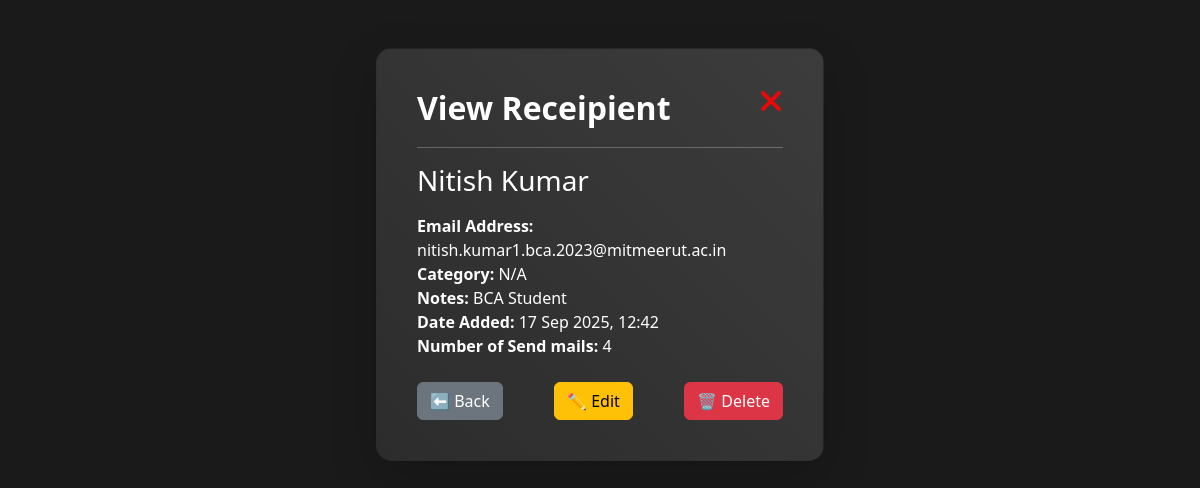
Screenshot of /user/receipient/8/ (signed in) with the database file from the repository.
### CreateUser/models.py (models this page shows, shortened)
class Receipent(models.Model):
    Sender = models.ForeignKey(emailUsers, on_delete=models.CASCADE)
    email = models.CharField(max_length=200, null=False, unique=False)
    name = models.CharField(max_length=150, null=False, default="Customer")
    receipent_category = models.CharField(max_length=100, null=True)
    comment = models.CharField(max_length=200, null=True)
    added_date = models.DateTimeField(auto_now=True)
    send_time = models.IntegerField(default=0)

### CreateUser/views.py (the view)
# urls.py: path('receipient/<int:receipient_id>/', views.viewReceipent, name="view_recepient"),
def viewReceipent(request, receipient_id):
    user_id = request.session.get("user_id")
    if not user_id:
        messages.warning(request, "Login first")
        return redirect('Login')
    receipient = get_object_or_404(Receipent, id=receipient_id, Sender__id=user_id)
    title = f"{receipient.name} -{emailUsers.objects.get(id=user_id).name}"
    return render(request, "Receipent/view.html", {
        "receipient": receipient,
        'title':title
    })

### templates/Receipent/view.html (shortened to what this page needs)
{% extends "CreateUser/base.html" %}
{% load static %}
{% block content %}
<div class="container mt-5 d-flex justify-content-center">
    <div class="card shadow-lg p-4" style="width: 28rem; border-radius: 15px;">
        <div class="card-body text-start">
            <div class="heading d-flex justify-content-between">
                <h2 class="mb-1 fw-bold">View Receipient</h2>
                <a href="{% url "dashboard" %}"> <i class="fa-solid fa-xmark fa-2xl" style="color: #e60a0a;"></i> </a>
            </div> <hr>
            <h3 class="card-title mb-3">{{ receipient.name }}</h3>
            <p class="card-text">
                <strong>Email Address:</strong> {{ receipient.email }} <br>
                <strong>Category:</strong> {{ receipient.receipent_category|default:"N/A" }} <br>
                <strong>Notes:</strong> {{ receipient.comment|default:"No comment" }} <br>
                <strong>Date Added:</strong> {{ receipient.added_date|date:"d M Y, H:i" }} <br>
                <strong>Number of Send mails:</strong> {{ receipient.send_time }}
            </p>
            <div class="d-flex justify-content-between mt-4">
                <a href="{% url 'dashboard' %}" class="btn btn-secondary">⬅ Back</a>
                <a href="{% url 'edit_recepient' receipient.id %}" class="btn btn-warning">✏ Edit</a>
                <a href="{% url 'delete_recipient' receipient.id %}"
                   class="btn btn-danger"
                   onclick="return confirm('Are you sure you want to delete this recipient?');">
                   🗑 Delete
                </a>
            </div>
        </div>
    </div>
</div>
{% endblock %}

### static/css/CreateUser/style.css (style rules this page uses)
body { background-color: #1a1a1a; color: #f1f1f1; }
.card { background: linear-gradient(45deg, #2c2c2c, #3c3c3c); color: white; border-radius: 10px; }
.btn-warning { background-color: #ffc107; border-color: #ffc107; }
.btn-danger { background-color: #dc3545; border-color: #dc3545; }

### rows the page displays
Receipent: name "Nitish Kumar", email "nitish.kumar1.bca.2023@mitmeerut.ac.in", receipent_category "N/A", comment "BCA Student", added_date "17 Sep 2025, 12:42", send_time "4"
